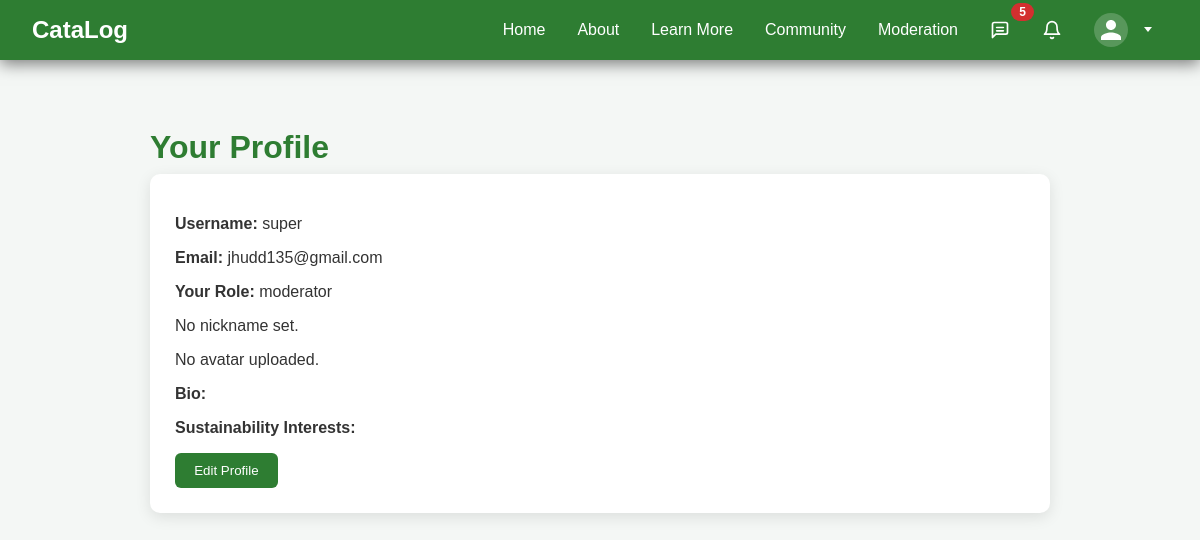
/profile/ (signed in), run on an earlier commit of the app's database.
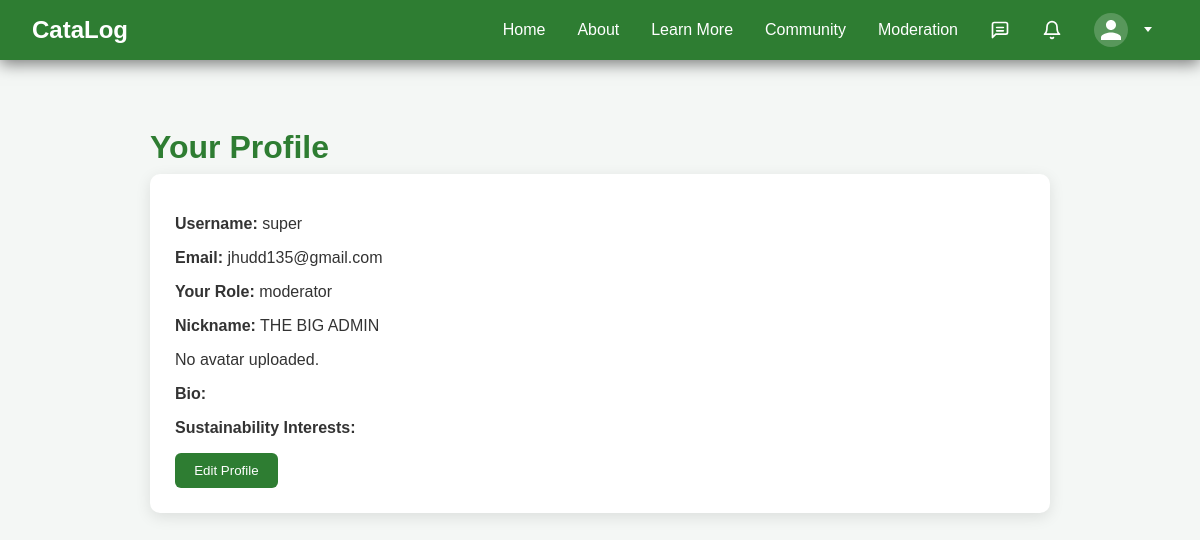
And on a later commit of the database.
### home/models.py (models this page shows, shortened)
class CustomUser(AbstractUser):
    ROLE_CHOICES = (
        ('user', 'User'),
        ('moderator', 'Moderator'),
    )
    role = models.CharField(max_length=10, choices=ROLE_CHOICES, default='user')
    avatar = models.ForeignKey(CustomImage, on_delete=models.SET_NULL, null=True, blank=True, default=None)
    bio = models.TextField(blank=True)
    sustainability_interests = models.CharField(max_length=255, blank=True)
    nickname = models.CharField(max_length=100, blank=True)
    profile_completed = models.BooleanField(default=False)

### home/views.py (the view)
# urls.py: path('profile/', views.profile, name='profile'),
@login_required
def profile(request):
    if request.method == 'POST':
        form = ProfileForm(request.POST, request.FILES, instance=request.user)
        if form.is_valid():
            user = form.save(commit=False, user=request.user)
            user.profile_completed = True
            user.save()
            return redirect("index")  # Redirect to home after profile setup
    else:
        form = ProfileForm(instance=request.user)
    return render(request, 'home/profile.html', {'form': form})

### home/context_processors.py (called while the page is built)
def unread_messages(request):
    if request.user.is_authenticated:
        unread_count = Message.objects.filter(
            conversation__participants=request.user
        ).exclude(
            sender=request.user
        ).exclude(
            read_by=request.user
        ).count()
        return {'unread_message_count': unread_count}
    return {'unread_message_count': 0}

def unread_notifications(request):
    if request.user.is_authenticated:
        unread_count = Notification.objects.filter(
            recipient=request.user,
            is_read=False
        ).count()
        return {'unread_notification_count': unread_count}
    return {'unread_notification_count': 0}

### home/templates/home/profile.html (shortened to what this page needs)
{% extends 'base.html' %}
{% block content %}
<div class="page-container">
    <h1 class="page-title">Your Profile</h1>
    <div class="profile-box">
        <p><strong>Username:</strong> {{ user.username }}</p>
        <p><strong>Email:</strong> {{ user.email }}</p>
        <p><strong>Your Role:</strong> {{ user.role }}</p>
        <div id="display-section">
            {% if user.nickname %}
                <p><strong>Nickname:</strong> {{ user.nickname }}</p>
            {% else %}
                <p>No nickname set.</p>
            {% endif %}
            {% if user.avatar %}
                <img src="{{ request.user.avatar.public_url }}" alt="Avatar">
            {% else %}
                <p>No avatar uploaded.</p>
            {% endif %}
            <p id="bio-display"><strong>Bio:</strong> {{ user.bio }}</p>
            <p id="si-display">
                <strong>Sustainability Interests:</strong> {{ user.sustainability_interests }}
            </p>
        </div>
        <button id="edit-btn" class="community-btn" type="submit">Edit Profile</button>
    </div>
</div>
{% endblock %}

### home/templates/base.html (shortened to what this page needs)
{% load static %}
<!DOCTYPE html>
<html>
<head>
    <link rel="stylesheet" href="{% static 'home/style.css' %}">
    <link href="https://api.mapbox.com/mapbox-gl-js/v3.0.0/mapbox-gl.css" rel="stylesheet">
</head>
<body>
    <nav>
        <h2><a href="{% url 'index' %}" style="color: inherit; text-decoration: none;">CataLog</a></h2>
        <ul>
            <li><a href="{% url 'index' %}">Home</a></li>
            <li><a href="{% url 'about' %}">About</a></li>
            <li><a href="{% url 'learn' %}">Learn More</a></li>
            <li><a href="{% url 'community' %}">Community</a></li>
            {% if user.role == 'moderator' %}
            <li><a href="{% url 'moderator' %}">Moderation</a></li>
            {% endif %}
            {% if user.is_authenticated %}
            <li><a href="{% url 'conversation_list' %}" style="position: relative; display: inline-flex; align-items: center;">
                {% if unread_message_count > 0 %}
                <span class="badge" style="position: absolute; top: 3px; right: -8px;">{{unread_message_count }}</span>
                {% endif %}
            </a></li>
            <li class="notifications-dropdown">
                <a href="#" id="notifications-toggle" style="position: relative; display: inline-flex; align-items: center;">
                    <svg xmlns="http://www.w3.org/2000/svg" width="20" height="20" viewBox="0 0 24 24" fill="none" stroke="currentColor" stroke-width="2" stroke-linecap="round" stroke-linejoin="round">
                        <path d="M18 8A6 6 0 0 0 6 8c0 7-3 9-3 9h18s-3-2-3-9"></path>
                        <path d="M13.73 21a2 2 0 0 1-3.46 0"></path>
                    </svg>
                </a>
            </li>
            <li class="profile-dropdown">
                <a href="#" class="profile-toggle" style="display: flex; align-items: center; gap: 8px;">
                    {% if user.avatar and user.avatar.public_url %}
                    <img src="{{ user.avatar.public_url }}" alt="{{ user.get_display_name }}" style="width: 30px; height: 30px; border-radius: 50%; object-fit: cover; border: 2px solid white;">
                    {% else %}
                    <svg xmlns="http://www.w3.org/2000/svg" width="30" height="30" viewBox="0 0 24 24" fill="white" style="background-color: rgba(255,255,255,0.2); border-radius: 50%; padding: 2px;">
                        <path d="M12 12c2.21 0 4-1.79 4-4s-1.79-4-4-4-4 1.79-4 4 1.79 4 4 4zm0 2c-2.67 0-8 1.34-8 4v2h16v-2c0-2.66-5.33-4-8-4z" />
                    </svg>
                    {% endif %}
                </a>
            </li>
            {% else %}
                <li><a href="/accounts/login/">Login</a></li>
            {% endif %}
        </ul>
    </nav>
    {% block content %}{% endblock %}
</body>
</html>

### home/static/home/style.css (style rules this page uses)
:root { --bg-primary: #f4f7f5; --bg-secondary: #ffffff; --bg-card: #ffffff; --text-primary: #333; --text-secondary: #777; --text-muted: #999; --nav-bg: #2e7d32; --nav-hover: #388e3c; --border-color: #ccc; --border-light: #e0e0e0; --shadow-sm: rgba(0, 0, 0, 0.1); --shadow-md: rgba(0, 0, 0, 0.15); --input-bg: #ffffff; --input-border: #ccc; }
html, body { margin: 0; font-family: Arial, sans-serif; background-color: var(--bg-primary); color: var(--text-primary); height: 100%; }
nav { background-color: var(--nav-bg); color: white; display: flex; justify-content: space-between; align-items: center; padding-left: 2rem; padding-right: 2rem; box-shadow: 0 4px 15px rgba(0, 0, 0, 0.5); position: relative; z-index: 10; height: 60px; }
nav h2 { color: white; margin: 0; }
nav h2 a { color: white; text-decoration: none; display: inline-block; line-height: 1; }
nav ul { list-style: none; display: flex; margin: 0; padding: 0; height: 100%; }
nav li { height: 100%; display: flex; align-items: center; }
nav ul a { display: flex; height: 100%; align-items: center; color: white; text-decoration: none; transition: background-color 0.3s ease; padding: 0 1rem; }
.profile-dropdown { position: relative; }
.notifications-dropdown { position: relative; }
.profile-toggle { cursor: pointer; user-select: none; }
.profile-toggle::after { content: ''; display: inline-block; width: 0; height: 0; margin-left: 8px; margin-bottom: 2px; border-left: 4px solid transparent; border-right: 4px solid transparent; border-top: 5px solid white; transition: transform 0.3s ease; }
.page-container { max-width: 900px; margin: 2rem auto; padding: 1rem 2rem; }
.page-title { color: #2e7d32; font-size: 2rem; margin-bottom: 0.5rem; }
.community-btn { background-color: #2e7d32; color: white; border: none; padding: 0.6rem 1.2rem; border-radius: 6px; cursor: pointer; transition: background-color 0.2s ease-in-out; }
.profile-box { background-color: #fff; padding: 25px; border-radius: 10px; box-shadow: 0 4px 15px rgba(0, 0, 0, 0.1); margin-bottom: 2rem; }

What changed in the data, as far as the page shows it:
changed CustomUser "super": nickname (not shown) → "THE BIG ADMIN"
Also different on the page:
{{ unread_message_count }}: "5" → (not shown)
text no longer shown: "No nickname set."
text now shown: "Nickname:"
